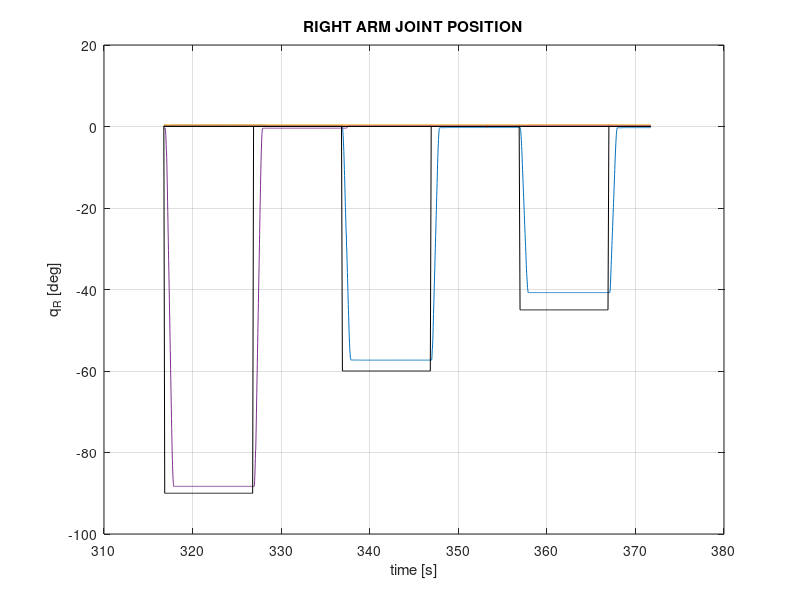
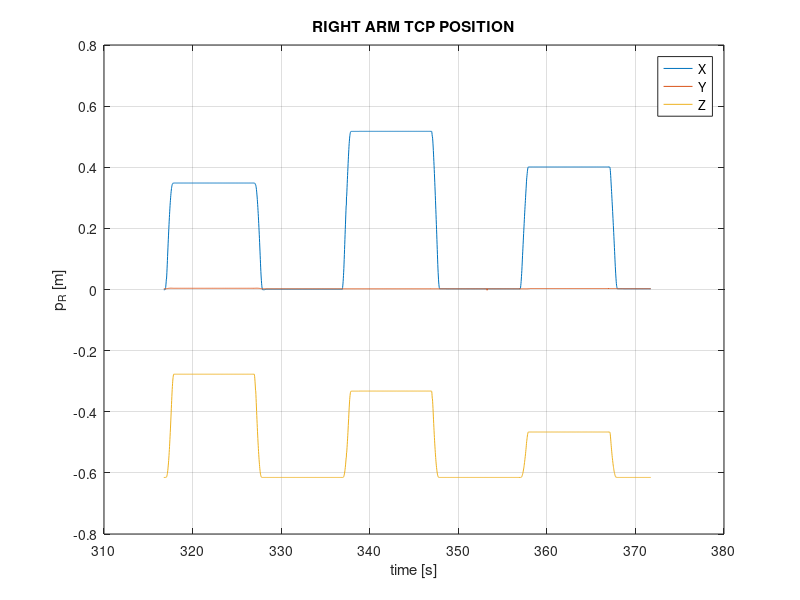
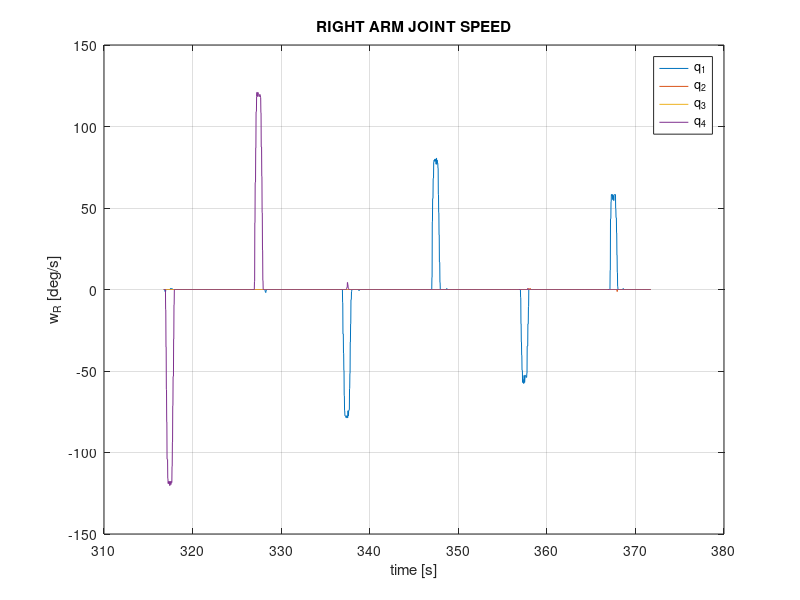
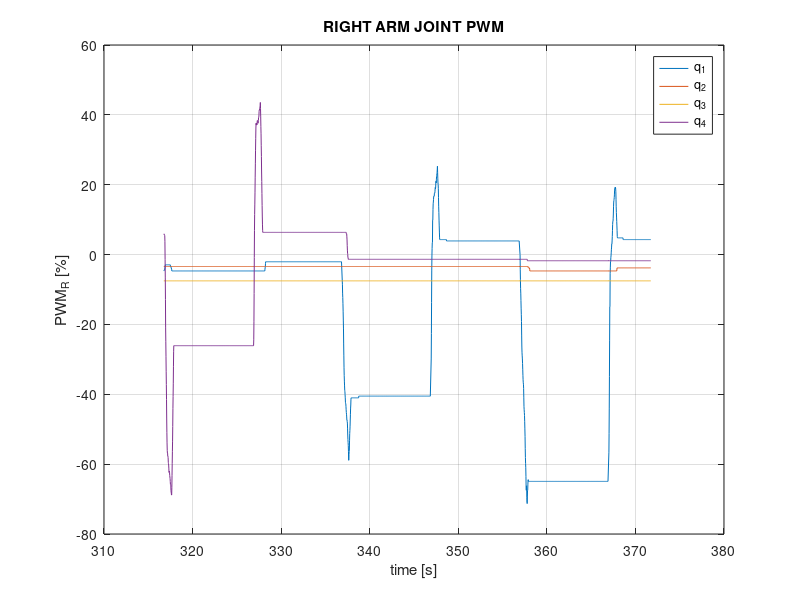

MATLAB code for these plots, in order: (Note: this script raises an error after producing the figures.)
data = load('Log_2022-3-18_14h44m23s_LRM_Identification.txt');

index = 1;

t = data(:,index);
index = index + 1;

qLref = data(:,index:index + 3);
index = index + 4;
qRref = data(:,index:index + 3);
index = index + 4;

qL = 180/pi*data(:,index:index + 3);
index = index + 4;
qR = 180/pi*data(:,index:index + 3);
index = index + 4;

dqLdt = data(:,index:index + 3);
index = index + 4;
dqRdt = data(:,index:index + 3);
index = index + 4;

pwmL = 100*data(:,index:index + 3);
index = index + 4;
pwmR = 100*data(:,index:index + 3);
index = index + 4;

pL = data(:,index:index + 2);
index = index + 3;
pR = data(:,index:index + 2);
index = index + 3;

gripperLState = data(:,index);
index = index + 1;
gripperRState = data(:,index);
index = index + 1;

imuRPY = data(:,index:index + 2);
index = index + 3;
imuAxyz = data(:,index:index + 2);
index = index + 3;
imuGxyz = data(:,index:index + 2);
index = index + 3;

multirotorPosition = data(:,index:index + 2);
index = index + 3;
multirotorQuaternion = data(:,index:index + 3);
index = index + 4;

dualArmPosition = data(:,index:index + 2);
index = index + 3;
dualArmQuaternion = data(:,index:index + 3);
index = index + 4;

powerLinePosition = data(:,index:index + 2);
index = index + 3;
powerLineQuaternion = data(:,index:index + 3);
index = index + 4;


%% PLOT ARMS DATA %%

figure(1)
% subplot(2,1,1), plot(t, qL)
% hold on
% grid on
% subplot(2,1,1), plot(t, qLref, 'k')
% ylabel('q_L [deg]')
% legend('q_1', 'q_2', 'q_3', 'q_4')
% title('LEFT ARM JOINT POSITION')
plot(t, qR)
hold on
grid on
plot(t, qRref, 'k')
ylabel('q_R [deg]')
title('RIGHT ARM JOINT POSITION')
xlabel('time [s]')

figure(2)
% subplot(2,1,1), plot(t, pL)
% hold on
% grid on
% ylabel('p_L [m]')
% legend('X', 'Y', 'Z')
% title('LEFT ARM TCP POSITION')
plot(t, pR)
hold on
grid on
ylabel('p_R [m]')
legend('X', 'Y', 'Z')
title('RIGHT ARM TCP POSITION')
xlabel('time [s]')

figure(3)
% subplot(2,1,1), plot(t, dqLdt)
% hold on
% grid on
% ylabel('w_L [deg/s]')
% legend('q_1', 'q_2', 'q_3', 'q_4')
% title('LEFT ARM JOINT SPEED')
plot(t, dqRdt)
hold on
grid on
ylabel('w_R [deg/s]')
legend('q_1', 'q_2', 'q_3', 'q_4')
title('RIGHT ARM JOINT SPEED')
xlabel('time [s]')

figure(4)
% subplot(2,1,1), plot(t, pwmL)
% hold on
% grid on
% ylabel('PWM_L [%]')
% legend('q_1', 'q_2', 'q_3', 'q_4')
% title('LEFT ARM JOINT PWM')
plot(t, pwmR)
hold on
grid on
ylabel('PWM_R [%]')
legend('q_1', 'q_2', 'q_3', 'q_4')
title('RIGHT ARM JOINT PWM')
xlabel('time [s]')


%% PLOT IMU DATA %%

figure(5)
for i = 1:length(imuRPY)
     if imuRPY(i,3) < (- 200)
         imuRPY(i,3) = imuRPY(i,3) + 360;
     end
     if imuRPY(i,3) > 200
         imuRPY(i,3) = imuRPY(i,3) - 360; 
     end
     if imuRPY(i,2) < (- 300)
         imuRPY(i,2) = imuRPY(i,2) + 360;
     end
     if imuRPY(i,2) > 300
         imuRPY(i,2) = imuRPY(i,2) - 360; 
     end
     if imuRPY(i,1) < (- 300)
         imuRPY(i,1) = imuRPY(i,1) + 360;
     end
     if imuRPY(i,1) > 300
         imuRPY(i,1) = imuRPY(i,1) - 360; 
     end
end
subplot(3,1,1), plot(t, imuRPY)
hold on
grid on
title('IMU Orientation')
ylabel('orientation [deg]')
v = axis;
v(3) = -30;
v(4) = 30;
axis(v)
legend('Roll', 'Pitch', 'Yaw')
subplot(3,1,2), plot(t, imuAxyz)
hold on
grid on
title('IMU Acceleration')
ylabel('accel [m/s^2]')
v = axis;
v(3) = -2;
v(4) = 2;
axis(v)
legend('A_x', 'A_y', 'A_z')
subplot(3,1,3), plot(t, imuGxyz)
v = axis;
v(3) = -50;
v(4) = 50;
axis(v)
hold on
grid on
title('IMU Angular Speed')
ylabel('gyro [deg/s]')
legend('G_x', 'G_y', 'G_z')
xlabel('time [s]')


%% PLOT OPTI-TRACK DATA %%

figure(6)
subplot(2,1,1), plot(t, multirotorPosition)
hold on
grid on
title('MULTIROTOR POSITION')
ylabel('position [m]')
legend('X', 'Y', 'Z')
a = 180/pi*quat2eul(multirotorQuaternion(:,1:4), 'ZYX');
a(:,1:2) = a(:,1:2) * (-1);
for i = 1:length(a)
     if a(i,1) < 0
         a(i,1) = a(i,1) + 180;
     else
         a(i,1) = a(i,1) - 180;
     end
end
subplot(2,1,2), plot(t, a)
grid on
ylabel('orientation [deg]')
legend('X', 'Y', 'Z')
xlabel('time [s]')


figure(7)
b = dualArmPosition - multirotorPosition;
b = b - b(1,:);
subplot(2,1,1), plot(t, b)
hold on
grid on
title('DUAL ARM POSITION DEVIATION')
ylabel('position [m]')
legend('X', 'Y', 'Z')
a = 180/pi*quat2eul(dualArmQuaternion(:,1:4), 'ZYX');
a(:,1:2) = a(:,1:2) * (-1);
for i = 1:length(a)
     if a(i,1) < 0
         a(i,1) = a(i,1) + 180;
     else
         a(i,1) = a(i,1) - 180;
     end
end
subplot(2,1,2), plot(t, a)
grid on
ylabel('orientation [deg]')
legend('X', 'Y', 'Z')
xlabel('time [s]')

% figure(8)
% subplot(2,1,1), plot(t, powerLinePosition)
% hold on
% grid on
% title('POWER LINE POSITION')
% legend('X', 'Y', 'Z')
% subplot(2,1,2), plot(t, 180/pi*quat2eul(powerLineQuaternion(:,1:4), 'XYZ'))
% ylabel('orientation [deg]')
% legend('X', 'Y', 'Z')
% xlabel('time [s]')
